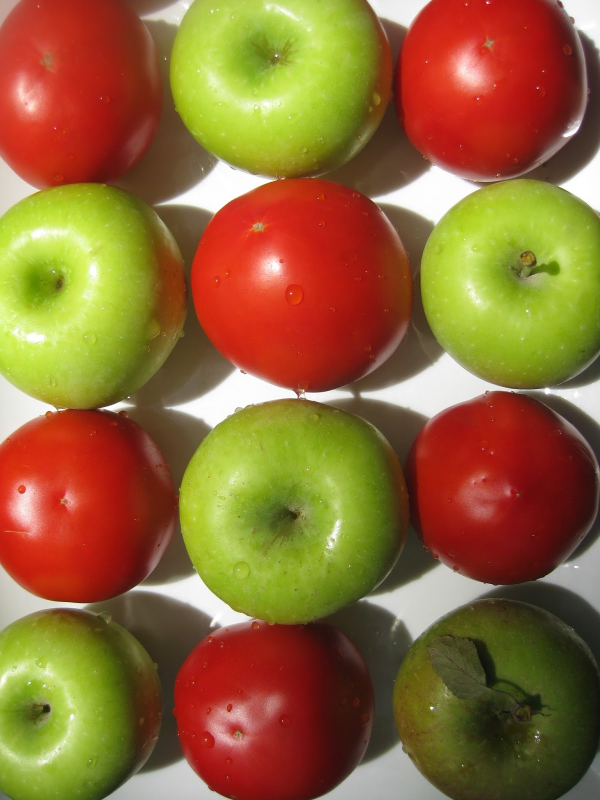
#> input picture pictures/tomatoes_and_apples.jpg, 1200 x 1600 px, found by its file name (shown at 1/2 size)
$ python lab8.py
#> lines starting #> are read from the running program, lines starting #| are printed output that depends on the picture; after the words box and inside, x2 and y2 are one past the last pixel; in counts of white or black regions, pixels touching at a corner belong together
import cv2
import numpy as np


def task_1():
    """taks 1"""
    tom_app = cv2.imread(r'pictures\tomatoes_and_apples.jpg')
#> tom_app is the input picture: shape (1600, 1200, 3); mean B, G, R 53.7, 103.8, 144
    tom_app = cv2.resize(tom_app, (0, 0), fx=0.3, fy=0.3)
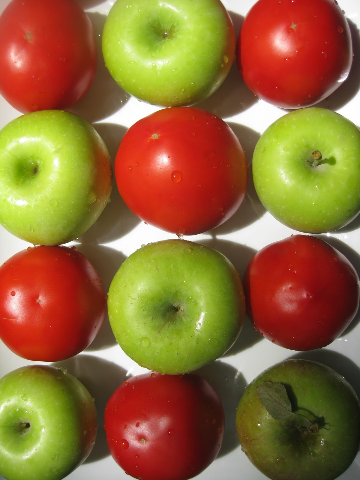
#> tom_app: shape (480, 360, 3); mean B, G, R 53.7, 103.8, 143.9
    tom_app_hsv = cv2.cvtColor(tom_app, cv2.COLOR_BGR2HSV)
#> tom_app_hsv: shape (480, 360, 3); mean H, S, V 22.1, 166.9, 151.9

    green_min = (30, 10, 0)
    green_max = (100, 200, 255)
    red_min = (0, 0, 0)
    red_max = (15, 255, 245)

    apples_thresh = cv2.inRange(tom_app_hsv, green_min, green_max)
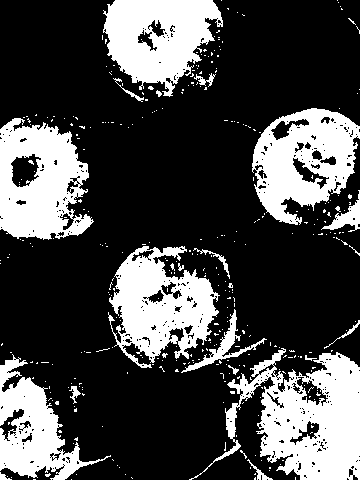
#> apples_thresh: shape (480, 360); 28.4% white; 349 white regions (329 under 20 px), largest, box (x1, y1, x2, y2) and area: (189, 348, 360, 480) 10532, (0, 118, 94, 240) 7717, (108, 246, 220, 368) 7513
    tomatoes_thresh = cv2.inRange(tom_app_hsv, red_min, red_max)
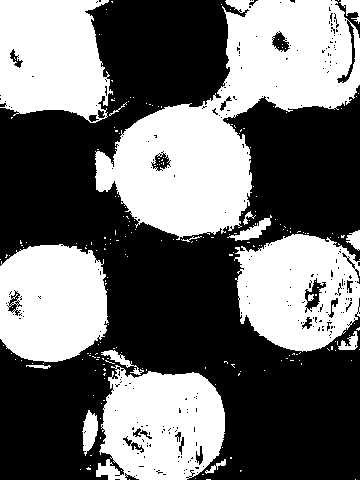
#> tomatoes_thresh: shape (480, 360); 43.2% white; 217 white regions (200 under 20 px), largest, box (x1, y1, x2, y2) and area: (95, 0, 360, 240) 28247, (96, 365, 225, 480) 11256, (0, 0, 113, 123) 11192

    cv2.imshow("original image", tom_app)
    cv2.imshow("apples", apples_thresh)
    cv2.imshow("tomatoes", tomatoes_thresh)
    cv2.waitKey()


def main():
    """sh*t"""
    task_1()


if __name__ == "__main__":
    main()
